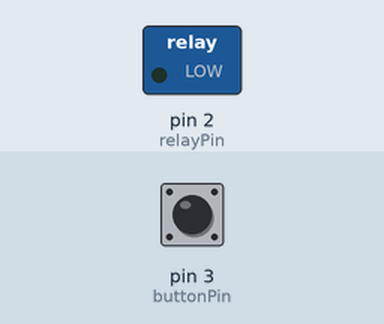
A sketch run on a simulated Arduino Uno, built with avr-gcc and run on an emulated ATmega328P. On the bench: switched loads named in the sketch (green lamp = pin HIGH). The inputs (shaded band) are chosen by the test bench; at power-on: pin 3 (buttonPin) LOW. What the sketch prints to the serial monitor is not drawn.

Above: at 1.2 s.
1.3 s: pin 3 (buttonPin) pulled HIGH for 0.15 s
At 1.38 s:
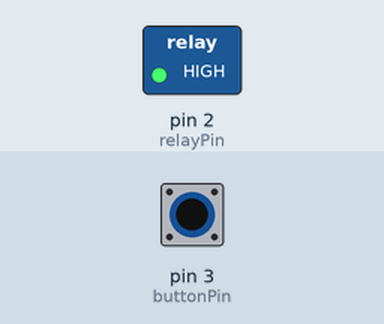
2.9 s: pin 3 (buttonPin) pulled HIGH for 3.2 s
At 7.1 s:
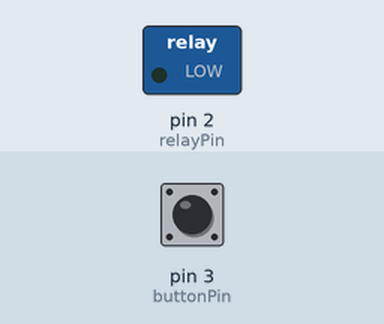
Timing chart, 0 to 8.6 s (numbered marks = the images above; inputs shaded):
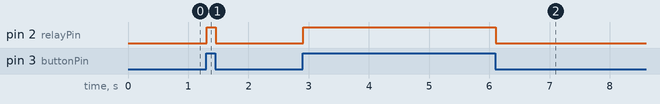

Measured:
- after the input at 1.3 s, pin 2 (relayPin): LOW → HIGH at once, → LOW 0.15 s later
- after the input at 2.9 s, pin 2 (relayPin): LOW → HIGH at once, → LOW 3.2 s later

The sketch:

class_example_relay.ino
```cpp
int buttonPin = 3;
int relayPin = 2;
int buttonState = 0;

void setup() {
  // put your setup code here, to run once:
pinMode(buttonPin, INPUT);
pinMode(relayPin, OUTPUT);
Serial.begin(9600);

}

void loop() {
  // put your main code here, to run repeatedly:
buttonState = digitalRead(buttonPin);
Serial.println(buttonState);
if(buttonState == HIGH) {
  digitalWrite(relayPin, HIGH);
} else{
  digitalWrite(relayPin, LOW);
}
}
```
